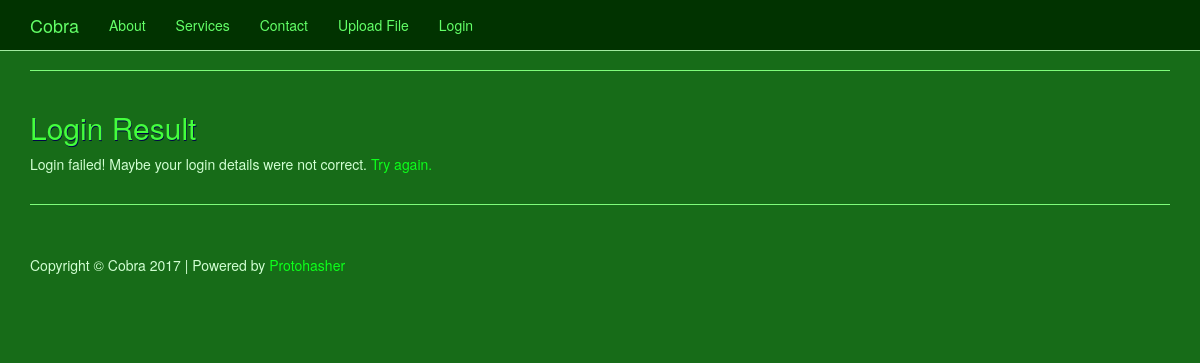
The page /loginPost.php?hashed_pin=47628 on the database as committed earlier.
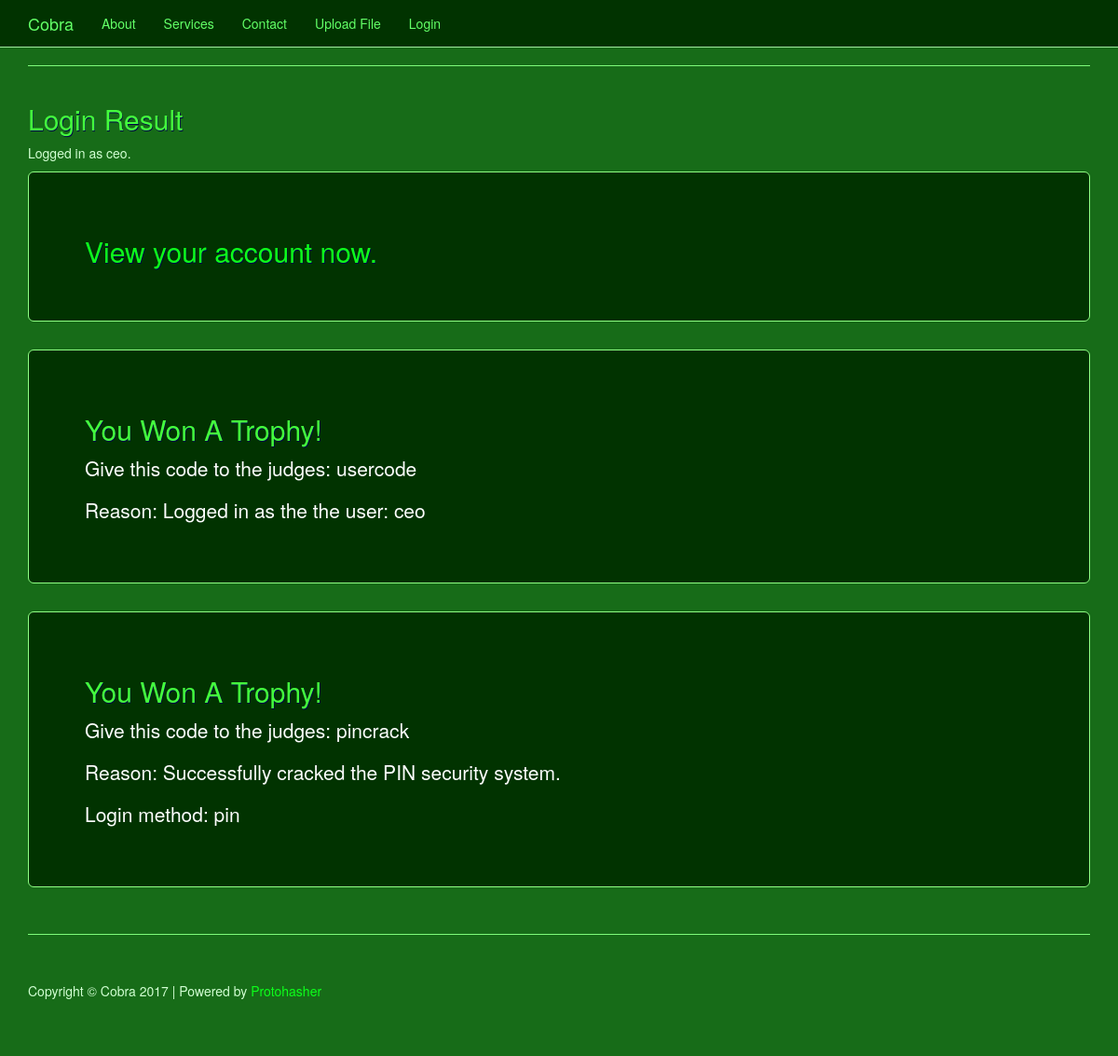
The same page on the database as committed later.
### tables this page shows
CREATE TABLE `user` (
  `userID` int(11) NOT NULL AUTO_INCREMENT,
  `username` varchar(255) DEFAULT NULL,
  `password` varchar(255) DEFAULT NULL,
  `pin` int(4) DEFAULT NULL,
  `hashed_pin` int(5) DEFAULT NULL,
  `trophyCode` varchar(255) DEFAULT NULL,
  `pin_crack_trophy` varchar(255) DEFAULT NULL,
  `password_crack_trophy` varchar(255) DEFAULT NULL,
  `dateCreated` datetime DEFAULT NULL,
  `dateModified` timestamp NULL DEFAULT NULL ON UPDATE CURRENT_TIMESTAMP,
  PRIMARY KEY (`userID`),
  UNIQUE KEY `userID` (`userID`) USING BTREE
);

### settings.php (called while the page is built, shortened)
<?php
	$team = "cobra";
	$settings = array(
		'cobra' => array(),
		'motherbrain' => array(),
		'redfalcon' => array(),
		'footclan' => array(),
		'decepticons' => array()
	);
	$settings['cobra']['companyName'] = "Cobra";
	$settings['cobra']['companyBodyClass'] = "cobra";
	$settings['cobra']['ceoEmail'] = "admin@cobra.com";
	$settings['motherbrain']['companyName'] = "Motherbrain";
	$settings['motherbrain']['companyBodyClass'] = "motherbrain";
	$settings['motherbrain']['ceoEmail'] = "admin@motherbrain.com";
	$settings['redfalcon']['companyName'] = "Red Falcon";
	$settings['redfalcon']['companyBodyClass'] = "redfalcon";
	$settings['redfalcon']['ceoEmail'] = "admin@redfalcon.com";
	$settings['footclan']['companyName'] = "Foot Clan";
	$settings['footclan']['companyBodyClass'] = "footclan";
	$settings['footclan']['ceoEmail'] = "admin@footclan.com";
	$settings['decepticons']['companyName'] = "Decepticons";
	$settings['decepticons']['companyBodyClass'] = "decepticons";
	$settings['decepticons']['ceoEmail'] = "admin@decepticons.com";
	$companyName = $settings[$team]['companyName'];
	$companyBodyClass = $settings[$team]['companyBodyClass'];
 ?>

### com/capstone/model/userManager.php (called while the page is built, shortened)
<?php
require dirname(__FILE__) . '/../settings/settings.php';
$settings = new SettingsManager();
class UserManager {
	public function loginUser($username ="", $password ="", $hashed_pin ="") {
		global $settings;
		$conn = new mysqli($settings->get('db_servername'), $settings->get('db_username'), $settings->get('db_password'), $settings->get('db_name'));
		$sql = "SELECT userID, username, password, trophyCode, pin_crack_trophy, password_crack_trophy FROM user";
		if( !empty($hashed_pin) )
		{
			$sql = $sql . " WHERE hashed_pin = '" . $hashed_pin . "'";
		}
		else
		{
			$sql = $sql . " WHERE username = '" . $username . "'";
			$sql = $sql . " AND password = '" . $password . "'";
		}
		$conn->multi_query($sql);
		$result = mysqli_store_result($conn);
		return $result;
	}
}

### public/loginPost.php (the view, shortened to what this page needs)
<?php
	require dirname(__FILE__) . '/../com/capstone/model/userManager.php';
	$userManager = new UserManager();
	$username = "";
	$password = "";
	$hashed_pin = "";
	$login_method = "";
	if(isset($_GET["hashed_pin"]))
	{
		$hashed_pin = $_GET["hashed_pin"];
		$login_method = "pin";
	}
	else
	{
		$login_method = "password";
	}
	$user = $userManager->loginUser($username, $password, $hashed_pin);
	include "includes/header.php";
?>
<hr>
<div class="row">
	<div class="col-sm-12">
		<h2>Login Result</h2>
		<?php
			if( $row = $user->fetch_assoc() )
			{
				$username = $row["username"];
				echo '<p>Logged in as ' . $row["username"] . '.</p>';
				echo '
					<div class="jumbotron">
						<h2><a href="account.php">View your account now.</a></h2>
					</div>
					<div class="jumbotron">
						<h2>You Won A Trophy!</h2>
						<p>Give this code to the judges: ' . $row["trophyCode"] . '</p>
						<p>Reason: Logged in as the the user: ' . $username . '</p>
					</div>
				';
				if( $login_method == "pin" )
				{
					echo '
						<div class="jumbotron">
							<h2>You Won A Trophy!</h2>
							<p>Give this code to the judges: ' . $row["pin_crack_trophy"] . '</p>
							<p>Reason: Successfully cracked the PIN security system.</p>
							<p>Login method: ' . $login_method . '</p>
						</div>
					';
				}
			}
			else
			{
				echo '
					<p>Login failed! Maybe your login details were not correct. <a href="login.php">Try again.</a></p>
				';
			}
		?>
	</div>
</div>
<?php include "includes/footer.php"; ?>

### public/includes/header.php (shortened to what this page needs)
<?php include "../settings.php"; ?>
<!DOCTYPE html>
<html lang="en">
<head>
	<link href="./css/bootstrap.min.css" rel="stylesheet">
	<link href="./css/business-frontpage.css" rel="stylesheet">
</head>
<body id="<?php echo $companyBodyClass ?>">
	<nav class="navbar navbar-inverse navbar-fixed-top" role="navigation">
		<div class="container">
			<div class="navbar-header">
				<a class="navbar-brand" href="."><?php echo $companyName ?></a>
			</div>
			<div class="collapse navbar-collapse" id="bs-example-navbar-collapse-1">
				<ul class="nav navbar-nav">
					<li>
						<a href="about.php">About</a>
					</li>
					<li>
						<a href="services.php">Services</a>
					</li>
					<li>
						<a href="contact.php">Contact</a>
					</li>
					<li>
						<a href="upload.php">Upload File</a>
					</li>
					<?php
						if(isset($_SESSION["logged_in"]) && $_SESSION["logged_in"] == true)
						{
							echo '<li><a href="account.php">Account</a></li>';
							$username = $_SESSION["username"];
							echo '<li><a href="logout.php">Log out</a></li>';
						}
						else
						{
							echo '<li><a href="login.php">Login</a></li>';
						}
					?>
				</ul>
			</div>
		</div>
	</nav>
	<div class="container">

### public/includes/footer.php
	</div>
	<div class="container">
		<hr>
		<footer>
			<div class="row">
				<div class="col-lg-12">
					<p>Copyright &copy; <?php echo $companyName ?> 2017 | Powered by <a href="./protohasher/">Protohasher</a></p>
				</div>
			</div>
		</footer>
	</div>
</body>
</html>

### public/css/business-frontpage.css (style rules this page uses)
body { padding-top: 50px; }
footer { margin: 50px 0; }
#cobra { background-color: rgb(23, 108, 24); color: #d2ffd3; }
#cobra .navbar { background-color: #013300; border-color: #a2eaa0; }
#cobra .navbar-brand, #cobra .navbar-nav>li>a { color: #63ff67; }
#cobra hr { border-color: #7ffc7a; }
#cobra h1, #cobra h2 { color: #44ff3d; text-shadow: 0.02em 0.02em 0.01em #000548; }
#cobra a, #cobra span.gc-cs-link { color: #0dff1b; }
#cobra .well, #cobra .form-control, #cobra .jumbotron { background-color: #013300; border: 1px solid #90ff85; color: #fff; }

Rows that differ between the two databases and show on the page:
now on this page (row edited): user: username "ceo", trophyCode "usercode", pin_crack_trophy "pincrack"
Other text that changed with them:
$login_method: (not shown) → "pin"
text no longer shown: "Login failed! Maybe your login details were not correct. Try again."
text now shown: "Logged in as . View your account now. You Won A Trophy! Give this code to the judges: Reason: Logged in as the the user: You Won A Trophy! Give this code to the judges: Reason: Successfully cracked the PIN security system. Login method:"
